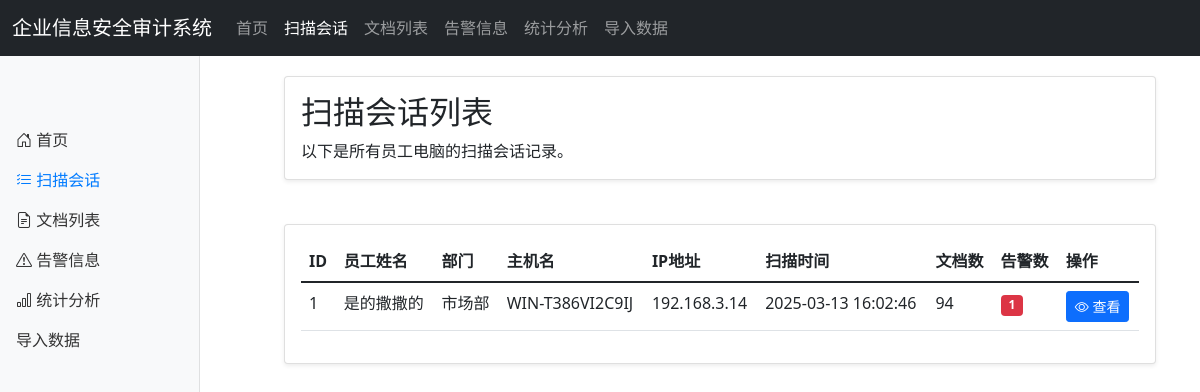
Page /sessions on the committed database.
### server.py (models this page shows, shortened)
class ScanSession(db.Model):
    id = db.Column(db.Integer, primary_key=True)
    machine_id = db.Column(db.String(50), nullable=False)
    hostname = db.Column(db.String(100), nullable=False)
    ip_address = db.Column(db.String(50), nullable=False)
    employee_name = db.Column(db.String(100), nullable=False)
    department = db.Column(db.String(100), nullable=False)
    scan_time = db.Column(db.DateTime, nullable=False)
    scan_start_time = db.Column(db.DateTime, nullable=True)
    scan_end_time = db.Column(db.DateTime, nullable=True)
    scan_duration = db.Column(db.Float, nullable=True)  # 存储扫描耗时（秒）

### server.py (the view)
@app.route('/sessions')
def sessions():
    all_sessions = ScanSession.query.order_by(desc(ScanSession.scan_time)).all()
    return render_template('sessions.html', sessions=all_sessions)

### server.py (called while the page is built)
@app.context_processor
def utility_processor():
    def get_session(session_id):
        return ScanSession.query.get(session_id)
    return dict(get_session=get_session)

### templates/sessions.html (shortened to what this page needs)
{% extends "base.html" %}
{% block content %}
<div class="container">
    <div class="row mb-4">
        <div class="col-12">
            <div class="card">
                <div class="card-body">
                    <h2 class="card-title">扫描会话列表</h2>
                    <p class="card-text">
                        以下是所有员工电脑的扫描会话记录。
                    </p>
                </div>
            </div>
        </div>
    </div>
    <div class="row">
        <div class="col-12">
            <div class="card">
                <div class="card-body">
                    <div class="table-responsive">
                        <table class="table table-hover">
                            <thead>
                                <tr>
                                    <th>ID</th>
                                    <th>员工姓名</th>
                                    <th>部门</th>
                                    <th>主机名</th>
                                    <th>IP地址</th>
                                    <th>扫描时间</th>
                                    <th>文档数</th>
                                    <th>告警数</th>
                                    <th>操作</th>
                                </tr>
                            </thead>
                            <tbody>
                                {% for session in sessions %}
                                <tr>
                                    <td>{{ session.id }}</td>
                                    <td>{{ session.employee_name }}</td>
                                    <td>{{ session.department }}</td>
                                    <td>{{ session.hostname }}</td>
                                    <td>{{ session.ip_address }}</td>
                                    <td>{{ session.scan_time.strftime('%Y-%m-%d %H:%M:%S') }}</td>
                                    <td>{{ session.documents|length }}</td>
                                    <td>
                                        {% if session.alerts|length > 0 %}
                                        <span class="badge bg-danger">{{ session.alerts|length }}</span>
                                        {% else %}
                                        <span class="badge bg-success">0</span>
                                        {% endif %}
                                    </td>
                                    <td>
                                        <a href="/session/{{ session.id }}" class="btn btn-sm btn-primary">
                                            <i class="bi bi-eye"></i> 查看
                                        </a>
                                    </td>
                                </tr>
                                {% endfor %}
                            </tbody>
                        </table>
                    </div>
                </div>
            </div>
        </div>
    </div>
</div>
{% endblock %}

### templates/base.html (shortened to what this page needs)
<!DOCTYPE html>
<html lang="zh-CN">
<head>
    <link href="https://cdn.jsdelivr.net/npm/bootstrap@5.1.3/dist/css/bootstrap.min.css" rel="stylesheet">
    <link rel="stylesheet" href="https://cdn.jsdelivr.net/npm/bootstrap-icons@1.8.1/font/bootstrap-icons.css">
</head>
<body>
    <nav class="navbar navbar-expand-md navbar-dark bg-dark fixed-top">
        <div class="container-fluid">
            <a class="navbar-brand" href="/">企业信息安全审计系统</a>
            <div class="collapse navbar-collapse" id="navbarCollapse">
                <ul class="navbar-nav me-auto mb-2 mb-md-0">
                    <li class="nav-item">
                        <a class="nav-link {% if request.path == '/' %}active{% endif %}" href="/">首页</a>
                    </li>
                    <li class="nav-item">
                        <a class="nav-link {% if '/sessions' in request.path %}active{% endif %}" href="/sessions">扫描会话</a>
                    </li>
                    <li class="nav-item">
                        <a class="nav-link {% if '/documents' in request.path %}active{% endif %}" href="/documents">文档列表</a>
                    </li>
                    <li class="nav-item">
                        <a class="nav-link {% if '/alerts' in request.path %}active{% endif %}" href="/alerts">告警信息</a>
                    </li>
                    <li class="nav-item">
                        <a class="nav-link {% if '/statistics' in request.path %}active{% endif %}" href="/statistics">统计分析</a>
                    </li>
                    <li class="nav-item">
                        <a class="nav-link" href="{{ url_for('import_scan_data') }}">
                             导入数据
                        </a>
                    </li>
                </ul>
            </div>
        </div>
    </nav>
    <div class="container-fluid">
        <div class="row">
            <nav id="sidebarMenu" class="col-md-3 col-lg-2 d-md-block sidebar collapse">
                <div class="sidebar-sticky pt-3">
                    <ul class="nav flex-column">
                        <li class="nav-item">
                            <a class="nav-link {% if request.path == '/' %}active{% endif %}" href="/">
                                <i class="bi bi-house-door"></i> 首页
                            </a>
                        </li>
                        <li class="nav-item">
                            <a class="nav-link {% if '/sessions' in request.path %}active{% endif %}" href="/sessions">
                                <i class="bi bi-list-check"></i> 扫描会话
                            </a>
                        </li>
                        <li class="nav-item">
                            <a class="nav-link {% if '/documents' in request.path %}active{% endif %}" href="/documents">
                                <i class="bi bi-file-earmark-text"></i> 文档列表
                            </a>
                        </li>
                        <li class="nav-item">
                            <a class="nav-link {% if '/alerts' in request.path %}active{% endif %}" href="/alerts">
                                <i class="bi bi-exclamation-triangle"></i> 告警信息
                            </a>
                        </li>
                        <li class="nav-item">
                            <a class="nav-link {% if '/statistics' in request.path %}active{% endif %}" href="/statistics">
                                <i class="bi bi-bar-chart"></i> 统计分析
                            </a>
                        </li>
                        <li class="nav-item">
                            <a class="nav-link" href="{{ url_for('import_scan_data') }}">
                                 导入数据
                            </a>
                        </li>
                    </ul>
                </div>
            </nav>
            <main class="main-content">
                {% block content %}{% endblock %}
            </main>
        </div>
    </div>
</body>
</html>

### templates/base.html (style rules this page uses)
body { padding-top: 56px; min-height: 100vh; display: flex; flex-direction: column; }
.sidebar { position: fixed; top: 56px; bottom: 0; left: 0; z-index: 100; padding: 48px 0 0; box-shadow: inset -1px 0 0 rgba(0, 0, 0, .1); background-color: #f8f9fa; }
.sidebar-sticky { position: relative; top: 0; height: calc(100vh - 48px); padding-top: .5rem; overflow-x: hidden; overflow-y: auto; }
.main-content { margin-left: 240px; padding: 20px; flex: 1; }
.nav-link { color: #333; font-weight: 500; }
.nav-link.active { color: #007bff; }
.card { margin-bottom: 20px; box-shadow: 0 0.125rem 0.25rem rgba(0, 0, 0, 0.075); }

### rows in the picture
ScanSession: id "1", employee_name "是的撒撒的", department "市场部", hostname "WIN-T386VI2C9IJ", ip_address "192.168.3.14", scan_time "2025-03-13 16:02:46", documents|length "94", alerts|length "1"
